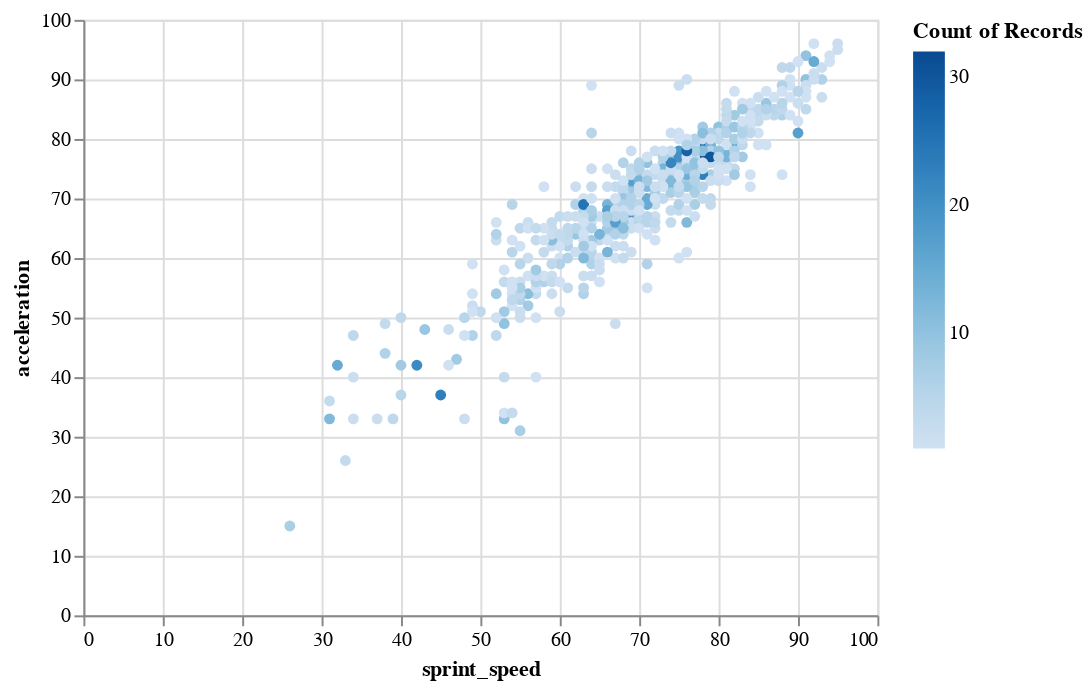

Notebook code cell kept with this figure:
### Code cell
alt.Chart(player_attrs[:2000]).mark_circle().encode(x='sprint_speed', y='acceleration', color='count()')

### Figure 1 — Vega-Lite specification as saved in the notebook (floating-point values rounded to 4 significant figures; data arrays with more than 128 entries replaced by an {"elided": "..."} marker saying what was removed)
{"config": {"view": {"continuousWidth": 400, "continuousHeight": 300}}, "data": {"name": "data-9cf50c91d82a7b91cddd8ccb7622c6a7"}, "mark": "circle", "encoding": {"color": {"aggregate": "count", "type": "quantitative"}, "x": {"field": "sprint_speed", "type": "quantitative"}, "y": {"field": "acceleration", "type": "quantitative"}}, "$schema": "https://vega.github.io/schema/vega-lite/v4.17.0.json", "datasets": {"data-9cf50c91d82a7b91cddd8ccb7622c6a7": {"elided": "2000 records"}}}
